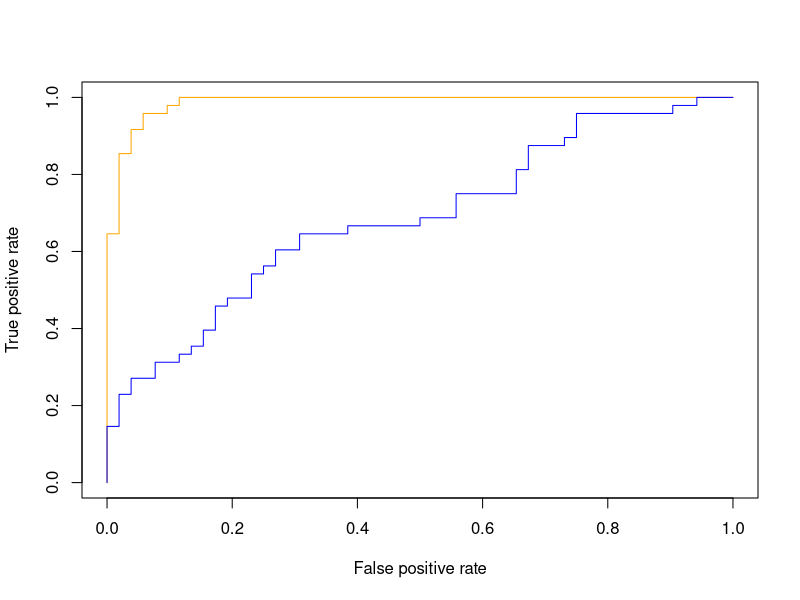
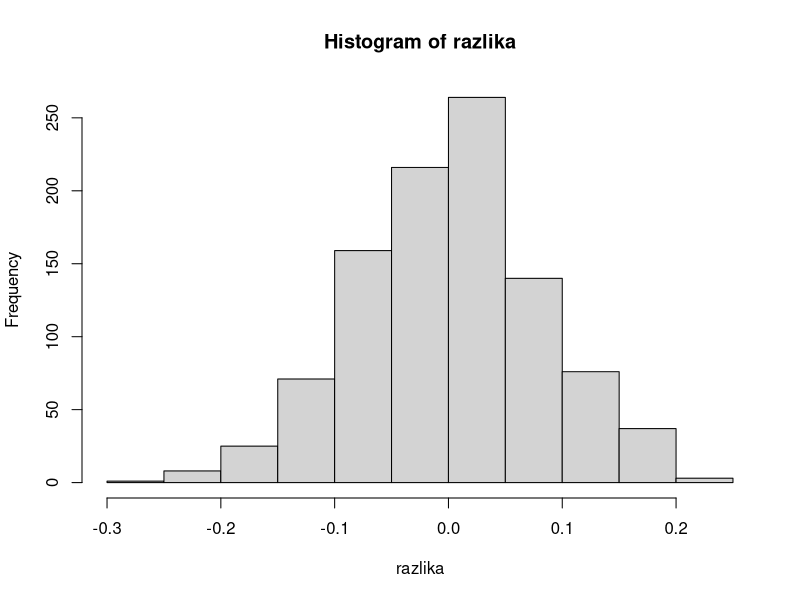
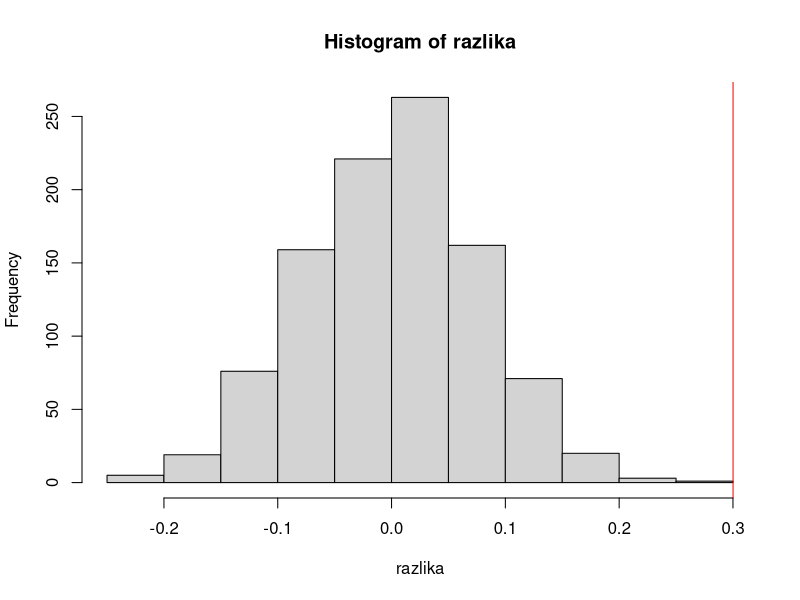
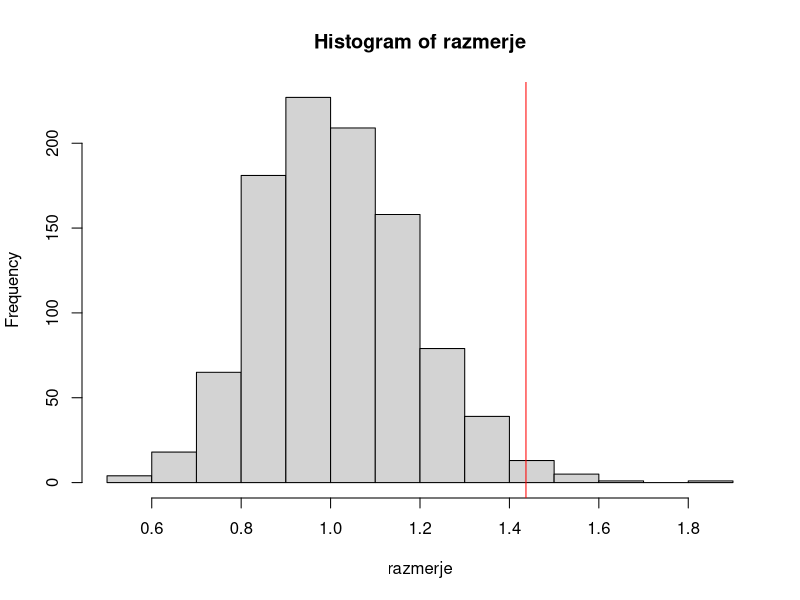
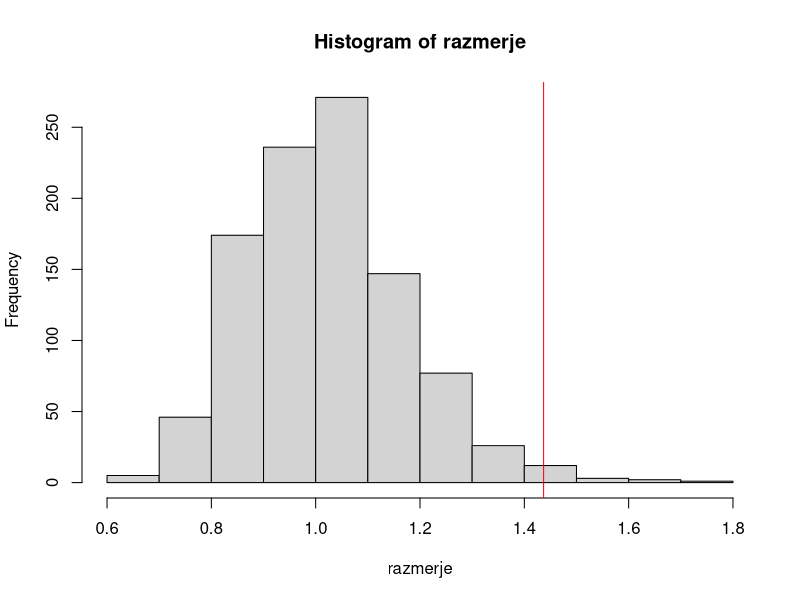

These figures' R source, in order:
## ---- chunk 1
knitr::opts_chunk$set(echo = FALSE, warning = FALSE, message = FALSE)
## ---- chunk 2
# library(MASS)
library(knitr)
library(mvtnorm)
library(ROCR)
## ---- chunk 3
n=100 #najprej vzemi velik n, nato lahko manjše vzorce (najprej sva probali z 10000)
korelacije = matrix(0.4, nrow=2, ncol=2)
diag(korelacije) = 1
x <- rmvnorm(n=n, mean=c(0,2), sigma=korelacije)
y = 6*x[,1]+2*x[,2] + rnorm(n,0,1)
#median(y) #meja, od kje naprej so bolni, da jih je približno polovica
meja=4
y[y<meja] <- 0
y[y>=meja] <- 1

df <- data.frame(x[,1],y)
colnames(df) = c("predictions","labels")
pred <- prediction(df$predictions, df$labels)
perf <- performance(pred,"tpr","fpr")
plot(perf,col="orange")

auc_ROCR1 <- performance(pred, measure = "auc")
auc_ROCR1 <- auc_ROCR1@y.values[[1]] #želimo čim večjo vrednost

df <- data.frame(x[,2],y)
colnames(df) = c("predictions","labels")
pred <- prediction(df$predictions, df$labels)
perf <- performance(pred,"tpr","fpr")
plot(perf,col="blue", add=TRUE)

auc_ROCR2 <- performance(pred, measure = "auc")
auc_ROCR2 <- auc_ROCR2@y.values[[1]]

#shraniva za permutacijske teste
originalna_razlika = auc_ROCR1 - auc_ROCR2
originalno_razmerje = auc_ROCR1/auc_ROCR2


# x zgeneriraj tako, da bo odvisen od y1 in y2 (lin.regesija)
# en y naj bo bolj povezan z x kot drug
# za x si izbereva neko vrednost, da določiva od kje naprej je bolezen in kje ne
# tako določiš mejo, da za začetek naj jih bo približno pol/pol
## ---- chunk 4
podatki <- cbind(x,y)
colnames(podatki) = cbind("x1","x2","y")
tabela1 <- head(podatki)
kable(tabela1, cation="Tabela 1: Izsek iz tabele podatkov")
## ---- chunk 5
razlika = c()
for (k in 1:1000){
  # Korak 1:
  xp1<-x[sample(1:n),1] #permutacija x-a
  xp2<-x[sample(1:n),2]
  
  # Korak 2:
  #AUC = ploščina pod ROC krivuljo
  df <- data.frame(xp1,y)
  colnames(df) = c("predictions","labels")
  pred <- prediction(df$predictions, df$labels)
  auc_ROCR1 <- performance(pred, measure = "auc")
  auc_ROCR1 <- auc_ROCR1@y.values[[1]]
  
  df <- data.frame(xp2,y)
  colnames(df) = c("predictions","labels")
  pred <- prediction(df$predictions, df$labels)
  auc_ROCR2 <- performance(pred, measure = "auc")
  auc_ROCR2 <- auc_ROCR2@y.values[[1]]
  
  razlika[k] = auc_ROCR1 - auc_ROCR2
}

hist(razlika)
abline(v=originalna_razlika, col="red", add=TRUE)
p.vrednost = sum(razlika>originalna_razlika)/1000
## ---- chunk 6
razlika = c()
for (k in 1:1000){
  yp<-y[sample(1:n)] #permutacija y-a
  
  df <- data.frame(x[,1],yp)
  colnames(df) = c("predictions","labels")
  pred <- prediction(df$predictions, df$labels)
  auc_ROCR1 <- performance(pred, measure = "auc")
  auc_ROCR1 <- auc_ROCR1@y.values[[1]]
  
  df <- data.frame(x[,2],yp)
  colnames(df) = c("predictions","labels")
  pred <- prediction(df$predictions, df$labels)
  auc_ROCR2 <- performance(pred, measure = "auc")
  auc_ROCR2 <- auc_ROCR2@y.values[[1]]
  
  razlika[k] = auc_ROCR1 - auc_ROCR2
}

hist(razlika)
abline(v=originalna_razlika, col="red", add=TRUE)
p.vrednost = sum(razlika>originalna_razlika)/1000
## ---- chunk 7
razmerje = c()
for (k in 1:1000){
  xp1<-x[sample(1:n),1] #permutacija x-a
  xp2<-x[sample(1:n),2]
  
  df <- data.frame(xp1,y)
  colnames(df) = c("predictions","labels")
  pred <- prediction(df$predictions, df$labels)
  auc_ROCR1 <- performance(pred, measure = "auc")
  auc_ROCR1 <- auc_ROCR1@y.values[[1]]
  
  df <- data.frame(xp2,y)
  colnames(df) = c("predictions","labels")
  pred <- prediction(df$predictions, df$labels)
  auc_ROCR2 <- performance(pred, measure = "auc")
  auc_ROCR2 <- auc_ROCR2@y.values[[1]]
  
  razmerje[k] = auc_ROCR1/auc_ROCR2
}

hist(razmerje)
abline(v=originalno_razmerje, col="red", add=TRUE)
p.vrednost = sum(razmerje>originalno_razmerje)/1000
## ---- chunk 8
razmerje = c()
for (k in 1:1000){
  yp<-y[sample(1:n)] #permutacija y-a
  
  df <- data.frame(x[,1],yp)
  colnames(df) = c("predictions","labels")
  pred <- prediction(df$predictions, df$labels)
  auc_ROCR1 <- performance(pred, measure = "auc")
  auc_ROCR1 <- auc_ROCR1@y.values[[1]]
  
  df <- data.frame(x[,2],yp)
  colnames(df) = c("predictions","labels")
  pred <- prediction(df$predictions, df$labels)
  auc_ROCR2 <- performance(pred, measure = "auc")
  auc_ROCR2 <- auc_ROCR2@y.values[[1]]
  
  razmerje[k] = auc_ROCR1/auc_ROCR2
}

hist(razmerje)
abline(v=originalno_razmerje, col="red", add=TRUE)
p.vrednost = sum(razmerje>originalno_razmerje)/1000
